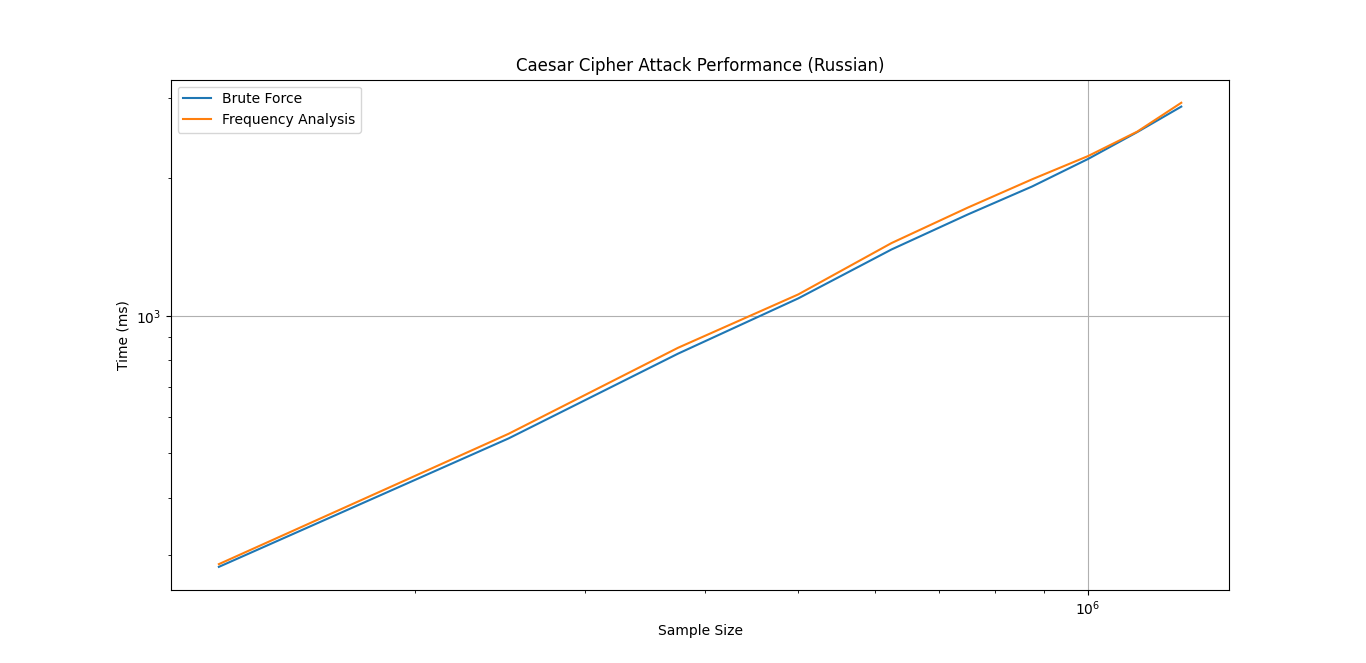

Python code for this plot:
import matplotlib.pyplot as plt

sample_sizes = [125000, 250000, 375000, 500000, 625000, 750000, 875000, 1000000, 1125000, 1250000]
brute_force_times = [282.20, 539.10, 826.40, 1091.90, 1397.10, 1666.30, 1919.10, 2203.90, 2523.80, 2869.60]
frequency_analysis_times = [286.10, 551.80, 851.20, 1113.90, 1442.90, 1724.90, 1989.80, 2236.40, 2529.80, 2925.70]

plt.figure(figsize=(12, 6))
plt.plot(sample_sizes, brute_force_times, label='Brute Force')
plt.plot(sample_sizes, frequency_analysis_times, label='Frequency Analysis')
plt.xscale('log')
plt.yscale('log')
plt.xlabel('Sample Size')
plt.ylabel('Time (ms)')
plt.title('Caesar Cipher Attack Performance (Russian)')
plt.legend()
plt.grid(True)
plt.show()
